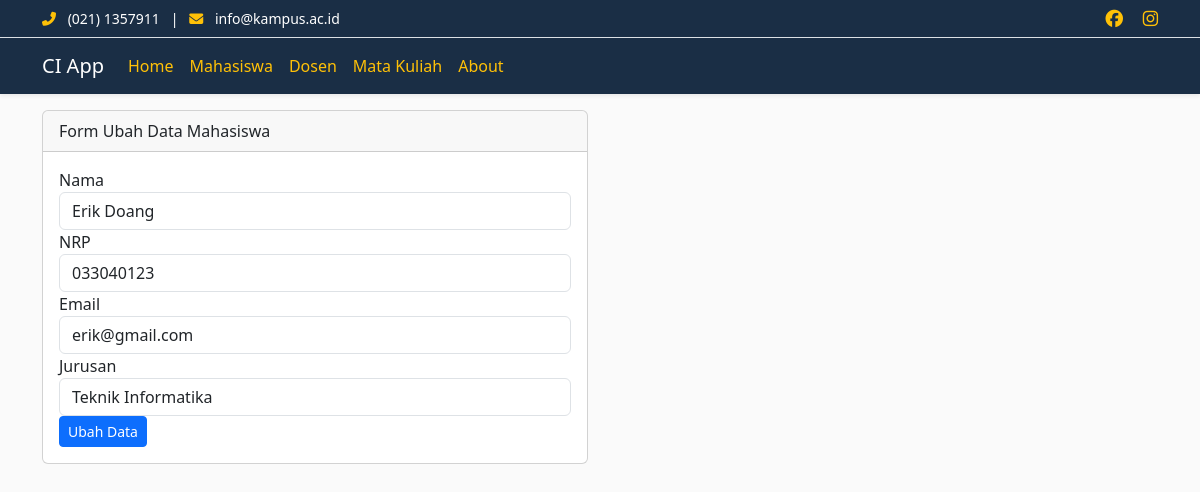
Screenshot of /mahasiswa/ubah/26 with the database file from the repository.
### tables this page shows
CREATE TABLE `mahasiswa` (
  `id` int(11) NOT NULL,
  `nama` varchar(100) NOT NULL,
  `nrp` varchar(15) NOT NULL,
  `email` varchar(100) NOT NULL,
  `jurusan` varchar(100) NOT NULL
);

### application/controllers/Mahasiswa.php (called while the page is built, shortened)
<?php
class Mahasiswa extends CI_Controller {
    public function __construct()
    {
        $this->load->model('Mahasiswa_model');
        $this->load->library('form_validation');
    }
    public function ubah($id)
    {
        $data['judul'] = 'Form Ubah Data Mahasiswa';
        $data['jurusan'] = ['Teknik Informatika', 'Teknik Mesin', 'Teknik Industri'];
        $data['mahasiswa'] = $this->Mahasiswa_model->getMahasiswaById($id);
        $this->form_validation->set_rules('nama', 'Nama', 'required');
        $this->form_validation->set_rules('nrp', 'NRP', 'required|numeric');
        $this->form_validation->set_rules('email', 'Email', 'required|valid_email');
        if ($this->form_validation->run() == FALSE) {
            $this->load->view('templates/header', $data);
            $this->load->view('mahasiswa/ubah', $data);
            $this->load->view('templates/footer');
        } else {
            $this->Mahasiswa_model->ubahDataMahasiswa();
            $this->session->set_flashdata('flash', 'Diubah');
            redirect('mahasiswa');
        }
    }
}

### index.php (called while the page is built, shortened)
<?php
require_once BASEPATH.'core/CodeIgniter.php';

### application/models/Mahasiswa_model.php (called while the page is built, shortened)
<?php
class Mahasiswa_model extends CI_Model {
    public function getMahasiswaById($id)
    {
    return $this->db->get_where('mahasiswa', ['id' => $id])->row_array();
    }
}

### application/views/mahasiswa/ubah.php (the view, shortened to what this page needs)
<div class="container">
    <div class="row mt-3">
        <div class="col-md-6">
            <div class="card">
                <div class="card-header">
                    Form Ubah Data Mahasiswa
                </div>
                <div class="card-body">
                    <form action="<?= base_url('mahasiswa/ubah/' . $mahasiswa['id']); ?>" method="post">
                        <div class="form-group">
                            <label for="nama">Nama</label>
                            <input type="text" name="nama" class="form-control" id="nama" value="<?= $mahasiswa['nama']; ?>">
                        </div>
                        <div class="form-group">
                            <label for="nrp">NRP</label>
                            <input type="text" name="nrp" class="form-control" id="nrp" value="<?= $mahasiswa['nrp']; ?>">
                        </div>
                        <div class="form-group">
                            <label for="email">Email</label>
                            <input type="text" name="email" class="form-control" id="email" value="<?= $mahasiswa['email']; ?>">
                        </div>
                        <div class="form-group">
                            <label for="jurusan">Jurusan</label>
                            <select class="form-control" id="jurusan" name="jurusan">
                                <?php foreach ($jurusan as $j) : ?>
                                    <option value="<?= $j; ?>" <?= $j == $mahasiswa['jurusan'] ? 'selected' : ''; ?>>
                                        <?= $j; ?>
                                    </option>
                                <?php endforeach; ?>
                            </select>
                        </div>
                        <button type="submit" name="ubah" class="btn btn-primary btn-sm">Ubah Data</button>
                    </form>
                </div>
            </div>
        </div>
    </div>
</div>

### application/views/templates/header.php (style rules this page uses)
body { background-color: #FAFAFA; }

### rows the page displays
mahasiswa: nama "Erik Doang", nrp "033040123", email "erik@gmail.com", jurusan "Teknik Informatika"
